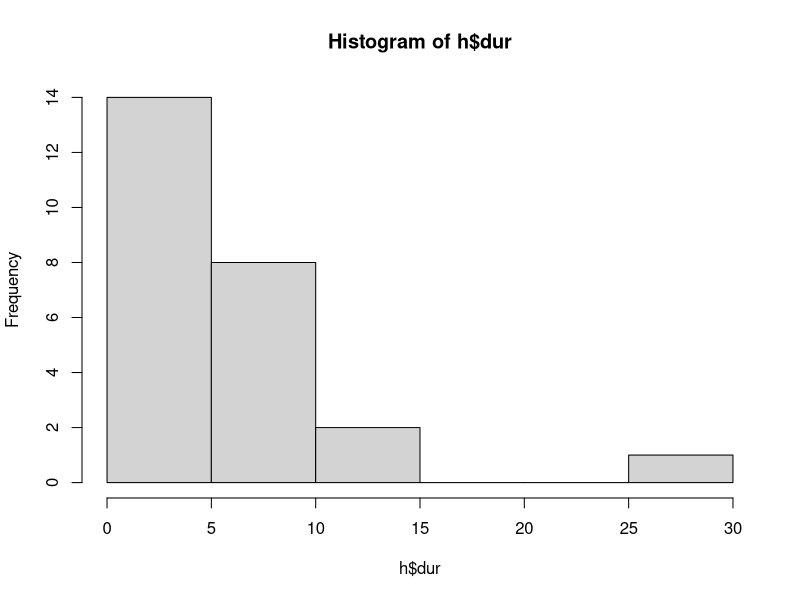
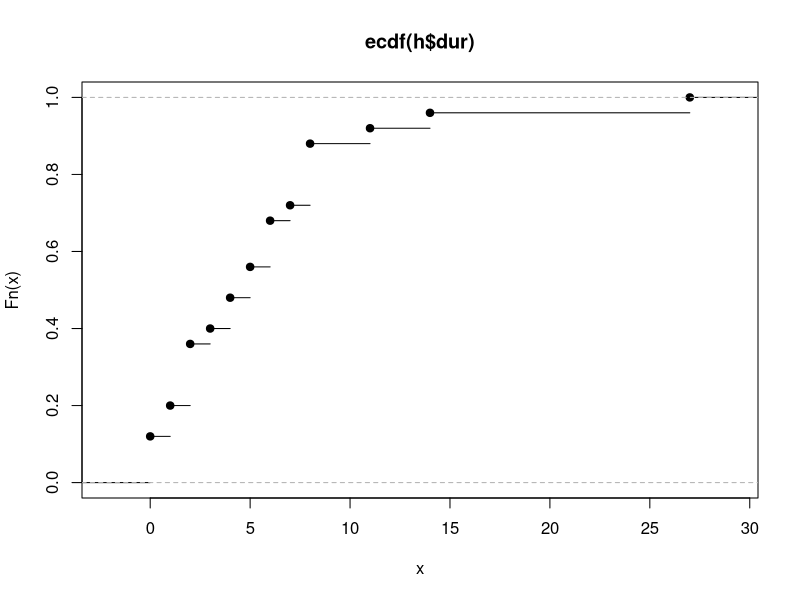
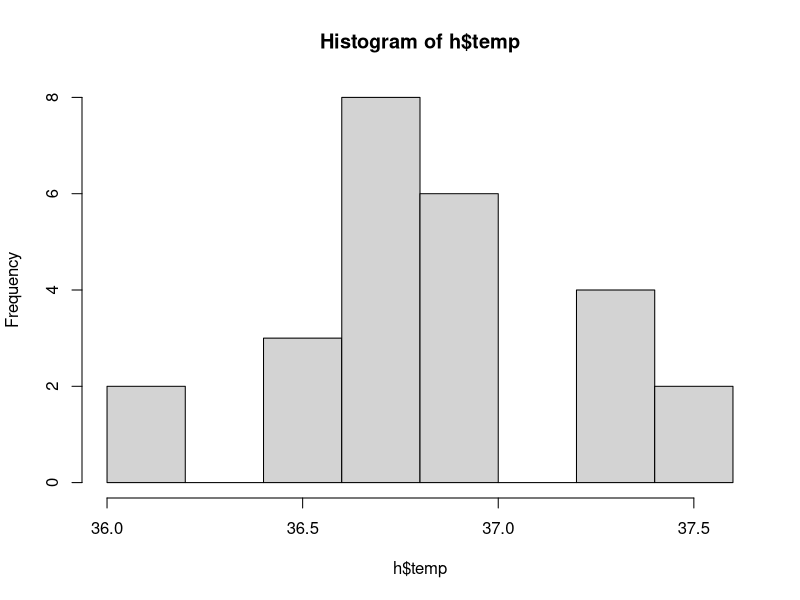
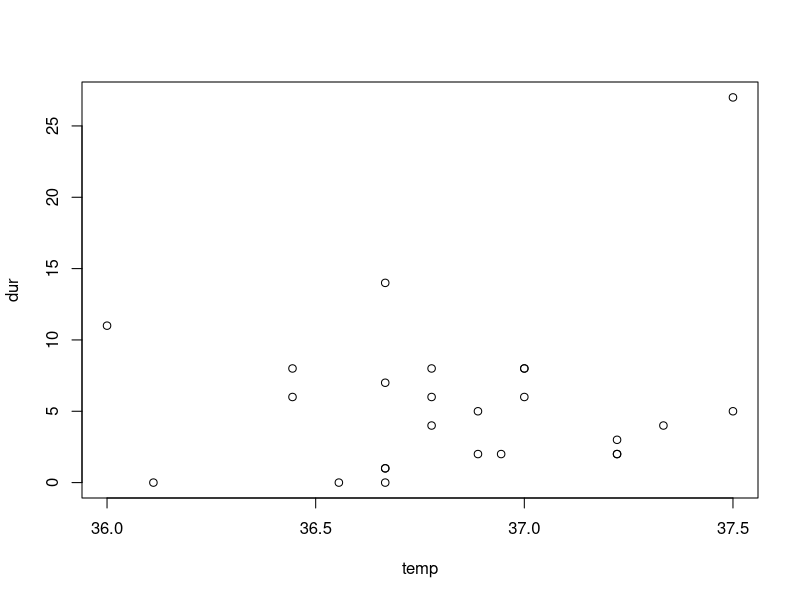
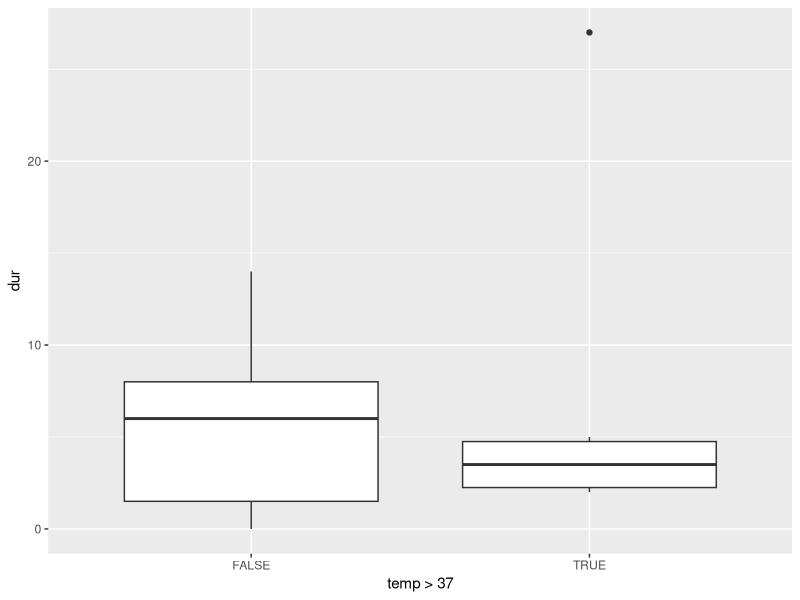
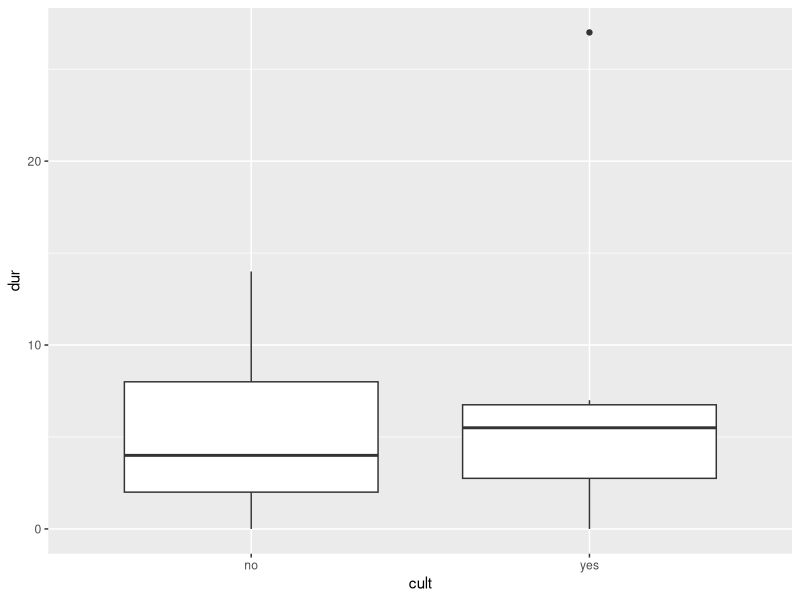
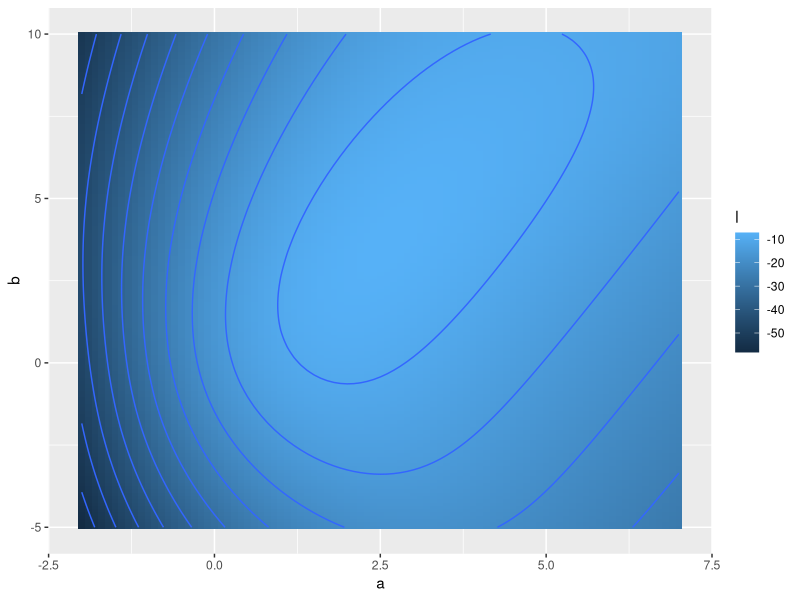
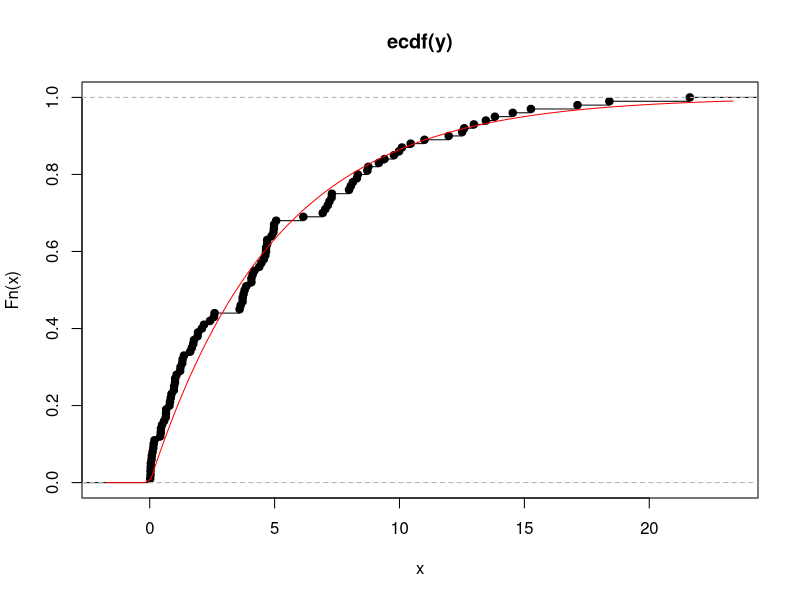

Reproduce these figures in R, in order.
## ---- chunk 1
library(tidyverse)
raw <-
  read_tsv("data/hospitalization.csv",
           col_types = cols(id = 'c',
                            dur = 'd',
                            age = 'd',
                            sex = 'c',
                            temp = 'd',
                            wbc = 'd',
                            antib = 'c',
                            cult = 'c',
                            serv = 'c'))

h <- mutate(raw,
  sex = factor(sex, levels = c('1', '2'), labels = c('m', 'f')),
  antib = factor(antib, levels = c('2', '1'), labels = c('no', 'yes')),
  cult = factor(cult, levels = c('2', '1'), labels = c('no', 'yes')),
  serv = factor(serv, levels = c('1', '2'), labels = c('medical', 'surgical')),
  temp = (temp - 32.0) * 5/9  ## convert to Celsius
  ) %>%
  select(-id)
## ---- chunk 2
summary(h)
## ---- chunk 3
hist(h$dur)
## ---- chunk 4
Fn <- ecdf(h$dur)
summary(Fn)
## ---- chunk 5
plot(Fn)
## ---- chunk 6
hist(h$temp)
## ---- chunk 7
table(h$dur == 0)
## ---- chunk 8
prop.table(table(h$dur == 0))
## ---- chunk 9
with(h, binom.test(table(dur == 0)))
## ---- chunk 10
plot(dur ~ temp, data = h)
## ---- chunk 11
ggplot(h, aes(x = temp > 37, y = dur)) +
  geom_boxplot()
## ---- chunk 12
with(h, table(temp > 37, dur > 0))
## ---- chunk 13
with(h, prop.table(table(temp > 37, dur > 0), 1))
## ---- chunk 14
ggplot(h, aes(x = cult, y = dur)) +
  geom_boxplot()
## ---- chunk 15
with(h, table(cult, dur > 0))
## ---- chunk 16
with(h, prop.table(table(cult, dur > 0), 1))
## ---- chunk 17
h$y <- h$dur > 0
mean_temperature <- mean(h$temp)
h$x <- h$temp - mean_temperature
## ---- chunk 18
logLik <- function(theta) {
  alpha <- theta[1]
  beta <- theta[2]
  linear_predictor <- alpha + beta * h$x
  probabilities <- plogis(linear_predictor)
  log_terms <- dbinom(h$y,
                      size = 1,
                      prob = probabilities,
                      log = TRUE)
  sum(log_terms)
}
## ---- chunk 19
debugonce(logLik)
logLik(c(3, 3))
## ---- chunk 20
d <-
  expand.grid(a = seq(-2, 7, by = 0.1),
              b = seq(-5, 10, by = 0.1)) %>%
  mutate(ab = map2(a, b, c),
         l = map_dbl(ab, logLik))
## ---- chunk 21
ggplot(d, aes(x = a, y = b)) +
  geom_tile(aes(fill = l)) +
  stat_contour(aes(z = l))
## ---- chunk 22
library(maxLik)

fit <- maxLik(logLik, start = c(alpha = 0, beta = 0))
summary(fit)
## ---- chunk 23
fit2 <- glm(y ~ x, data = h, family = 'binomial')
summary(fit2)
## ---- chunk 24
predict(fit2,
        newdata = data.frame(x = 38 - mean_temperature),
        type = "response")
## ---- chunk 25
predict(fit2,
        newdata = data.frame(x = 38 - mean_temperature),
        type = "link")
## ---- chunk 26
set.seed(1234)
rate <- 0.2
y <- rexp(100, rate = rate)
## ---- chunk 27
mean(y)
1/rate
## ---- chunk 28
median(y)
log(2)/rate
## ---- chunk 29
F <- ecdf(y)
plot(F)
curve(pexp(x, rate = rate), col = "red", add = TRUE)
## ---- chunk 30
S <- function(t) 1 - F(t)
curve(S(x), from = 0, to = 30)
curve(pexp(x, rate = rate, lower.tail = FALSE), col = "red", add = TRUE)
## ---- chunk 31
f <- density(y, from = 0)
curve(dexp(x, rate = rate), col = "red", from = 0, to = 25)
lines(f)
## ---- chunk 32
h_empirical <- f$y / S(f$x)
plot(f$x, h_empirical, type = "l")
abline(h = rate, col = "red")
## ---- chunk 33
clog_empirical <- -log(S(f$x))
plot(f$x, clog_empirical, type = "l")
abline(a = 0, b = rate, col = "red")
## ---- chunk 34
logLik <- function(logRate) {
  sum(dexp(y, rate = exp(logRate), log = TRUE))
}
## ---- chunk 35
f <- Vectorize(logLik)
curve(f(x), from = -3, to = 0)
## ---- chunk 36
library(maxLik)
fit <- maxLik(f, start = c(logRate = 0))
summary(fit)
## ---- chunk 37
rate_MLE_numerical <- unname(exp(fit$estimate))
rate_MLE_numerical
## ---- chunk 38
c(theoretical = 1/rate,
  empirical = mean(y),
  MLE_numerical = 1/rate_MLE_numerical)
## ---- chunk 39
c(theoretical = log(2) / rate,
  empirical = median(y),
  MLE_numerical = log(2) / rate_MLE_numerical)
## ---- chunk 40
Fn <- ecdf(y)
S_empirical <- function(t) 1.0 - Fn(t)
S_MLE_numerical <- function(t) pexp(t, rate = rate_MLE_numerical, lower.tail = FALSE)
S_theoretical <- function(t) pexp(t, rate = rate, lower.tail = FALSE)

curve(S_empirical, from = 0, to = 40)
curve(S_MLE_numerical, col = "blue", add = TRUE)
curve(S_theoretical, col = "red", add = TRUE)
## ---- chunk 41
h_theoretical <- Vectorize(function(t) rate)
h_MLE_numerical <- Vectorize(function(t) rate_MLE_numerical)

curve(h_theoretical, from = 0, to = 40, col = "red",
      xlab = "time", ylab = "hazard")
curve(h_MLE_numerical, col = "blue", add = TRUE)
## ---- chunk 42
logLik <- function(logRate) {
  sum(dexp(h$dur, rate = exp(logRate), log = TRUE))
}
fit <- maxLik(logLik, start = 0)
summary(fit)
## ---- chunk 43
logLik <- function(theta) {
  alpha <- theta[1]
  beta <- theta[2]
  terms <- dexp(h$dur,
                rate = exp(alpha + beta * (h$temp - 36)),
                log = TRUE)
  sum(terms)
}
## ---- chunk 44
fit <- maxLik(logLik, start = c(alpha = 0, beta = 0))
summary(fit)
## ---- chunk 45
curve(pexp(5.0,
           rate = exp(fit$estimate[1] + fit$estimate[2] * (x - 36)),
           lower.tail = FALSE),
      from = 36, to = 38,
      xlab = "body temperature (C)",
      ylab = "P(T > 5 | temperature)")
## ---- chunk 46
h_low <- subset(h, 36 <= temp & temp <= 37)
h_high <- subset(h, 37 < temp & temp <= 38)
## ---- chunk 47
clog <- function(y) {
  function(t) {
    S <- 1.0 - ecdf(y)(t)
    -log(S)
  }
}
## ---- chunk 48
curve(clog(h_low$dur)(x),
      from = 0, to = 30, col = "blue",
      xlab = "time (days)",
      ylab = "-log(S(t))")
abline(a = 0, b = exp(fit$estimate[1] + fit$estimate[2] * 36.5),
       col = 'blue', lty = 2)

curve(clog(h_high$dur)(x),
      from = 0, to = 30, col = "red", add = TRUE)
abline(a = 0, b = exp(fit$estimate[1] + fit$estimate[2] * 37.5),
       col = 'red', lty = 2)
## ---- chunk 49
h1 <- mutate(h, y = log(dur + 1))
## ---- chunk 50
hist(h1$y)
## ---- chunk 51
fit <- lm(y ~ temp + serv, data = h)
## ---- chunk 52
summary(fit)
## ---- chunk 53
e <- residuals(fit)
hist(e)
## ---- chunk 54
shapiro.test(e)
